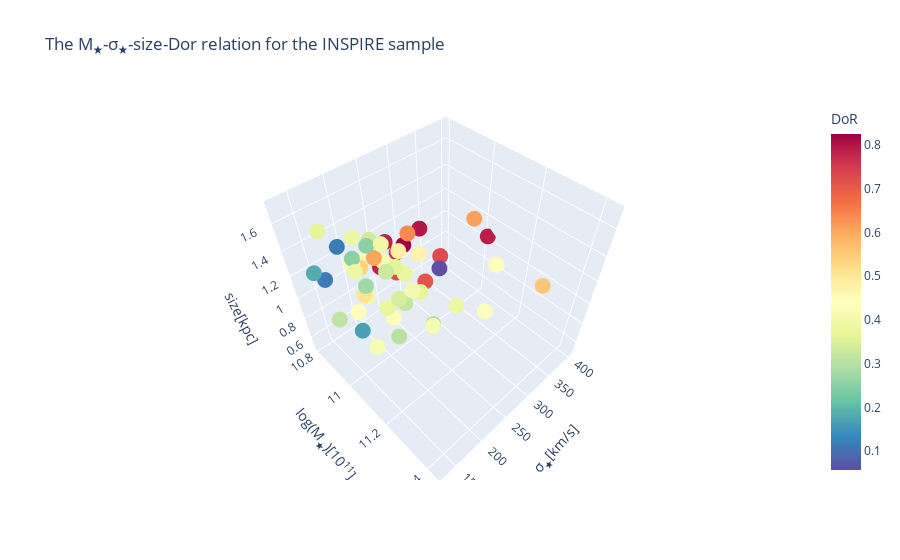

Notebook code cell kept with this figure:
### Code cell
# Michalina Maksymowicz-Maciata 07.08.2023
import plotly.express as px
import pandas as pd
import numpy as np

mass = [10.99509737,10.93285154,11.02252962,10.95634138,10.94359512,10.97,10.96,10.94242617,11.02744352,11.01346089,
        11.0784593,11.01328702,11.43297338,10.94,10.94109707,11.03949756,11.18,10.97,10.85,11.34,10.98916052,11.3546632,10.99167661,
        11.00029741,11.19,10.995485,11.21,10.94107442,11.06,11,11.24,10.93388755,11.06,11.09085577,11.12832438,10.83,11.07030609,
        11.11288491,10.95957938,11.06115358,11.1,10.82,11.14160799,11.17074274,10.96955492,10.99,10.96845797,10.92410634,10.85,
        10.83735659,10.80384264,11.19573286]

sigma = [244,295,401,227,218,240,324,245,267,246,339,192,283,189,187,221,203,171,224,239,162,242,216,178,217,209,181,192,191,166,237,187,
         188,211,221,165,205,192,203,193,205,166,177,225,185,190,173,129,194,185,163,227]
size = [1.372944267,1.291906474,1.053676612,1.394320857,1.201263003,1.29380305,1.008176823,1.067998511,1.039511542,1.477206982,1.424172928,
        1.444921004,1.54885284,1.277955847,1.047973362,1.447187562,1.659017899,1.403285347,1.144658805,1.366316963,1.058849968,1.707255263,
        0.806293015,0.656744373,1.067229071,1.345351853,1.52044021,1.016460273,1.6055248,1.400019509,1.25520397,1.508394137,1.117926188,
        1.373567307,1.249762678,1.487191227,1.416076192,1.268163345,1.479969744,1.40292634,1.164203914,0.6806447,1.039667087,1.018304327,
        1.179147247,1.50925314,1.435415946,1.398340584,0.496573652,1.323595414,1.062271234,1.511116437]
dor = [0.825093255,0.797731047,0.787672806,0.784897237,0.780994755,0.767070231,0.726792879,0.721573287,0.710572318,0.637540282,0.610483283,
       0.604298163,0.556649064,0.537669507,0.508577098,0.478071607,0.470480757,0.453378957,0.450823326,0.435361935,0.435291874,0.433346502,
       0.425474769,0.417571348,0.410430697,0.410364392,0.404968034,0.396672288,0.394887719,0.387734887,0.382597366,0.382481321,0.37254327,
       0.372302031,0.363709672,0.362880041,0.361908258,0.34461515,0.333966303,0.329596367,0.318325308,0.313170397,0.304283282,0.289615682,
       0.274711756,0.251970141,0.249927572,0.183226845,0.165749056,0.117680162,0.114995672,0.057014774]
name = ['J0847+0112','J2305-3436','J0909+0147','J2204-3112','J1438-0127','J1040+0056','J0842+0059','J0211-3155','J2359-3320','J0920+0212','J1412-0020','J1449-0138',
        'J0224-3143','J0838+0052','J0317-2957','J2202-3101','J1457-0140','J1218+0232','J0844+0148','J0917-0123','J2356-3332','J0918+0122','J0240-3141','J0314-3215',
        'J1411+0233','J1420-0035','J1114+0039','J0316-2953','J1228-0153','J0857-0108','J1527-0012','J1447-0149','J1527-0023','J0321-3213','J2312-3438','J1202+0251',
        'J1414+0004','J1128-0153','J1417+0106','J1436+0007','J0904-0018','J1402+0117','J1156-0023','J1026+0033','J2257-3306','J0920+0126','J0326-3303','J1142+0012',
        'J1456+0020','J0226-3158','J1154-0016','J2327-3312']

columns=['log(M<sub>★</sub>)[10<sup>11</sup>]','σ<sub>★</sub>[km/s]','size[kpc]','DoR']
df = pd.DataFrame({
    columns[0]: mass,
    columns[1]: sigma,
    columns[2]: size,
    columns[3]: dor
})



fig = px.scatter_3d(df, x=columns[0], y=columns[1], z=columns[2],color = columns[3], color_continuous_scale='Spectral_r', hover_name = name,title='The M<sub>★</sub>-σ<sub>★</sub>-size-Dor relation for the INSPIRE sample ')
fig.update_traces(marker_size = 5.5)
fig.show()
